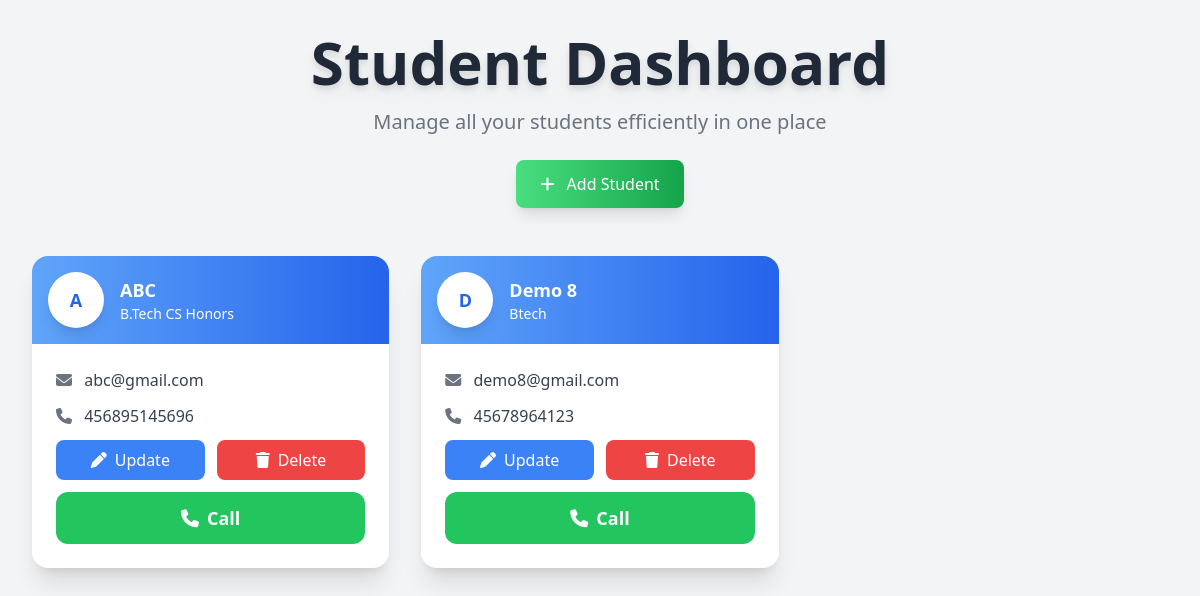
Before: /student/std/ with the older database file.
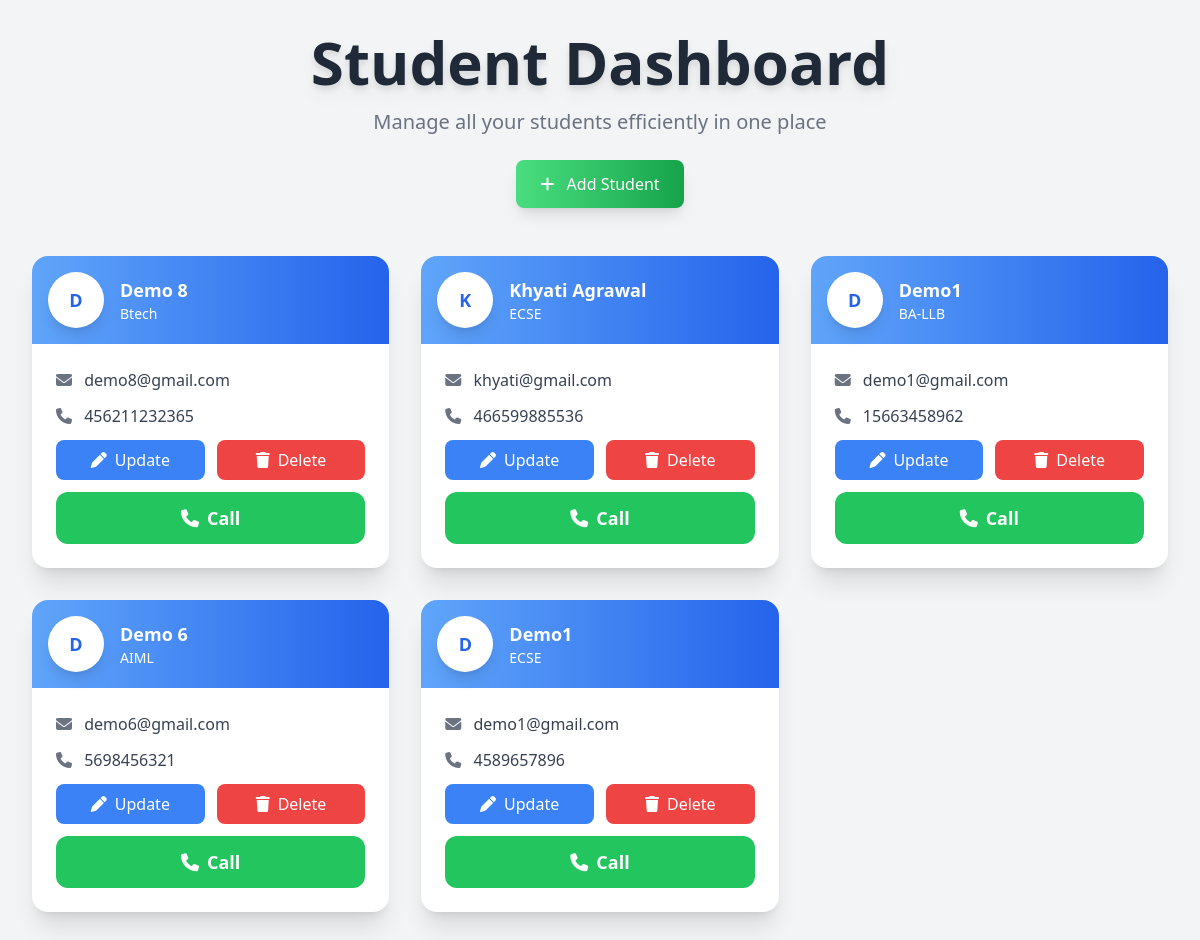
After: the same page with the newer database file.
### student/models.py (models this page shows)
class Student(models.Model):
    name = models.CharField(max_length=100)
    email = models.EmailField()
    phone_number = models.CharField(max_length=13)
    course = models.CharField(max_length=100, null=True, blank=True)

### student/views.py (the view)
# urls.py: path("std/",views.student_home, name="student_home"),
def student_home(request):
    students_data = Student.objects.all()
    print(students_data)
    data = {
        "students_data": students_data
    }
    return render(request,"student/student_home.html",data)

### templates/student/student_home.html (shortened to what this page needs)
<!DOCTYPE html>
<html lang="en">
<head>
<script src="https://cdn.tailwindcss.com"></script>
<link href="https://cdnjs.cloudflare.com/ajax/libs/font-awesome/6.4.0/css/all.min.css" rel="stylesheet">
</head>
<body class="bg-gray-100 min-h-screen p-8">
<div class="max-w-7xl mx-auto text-center mb-12">
  <h1 class="text-5xl md:text-6xl font-extrabold text-gray-800 mb-4 drop-shadow-lg">
    Student Dashboard
  </h1>
  <p class="text-gray-500 text-lg md:text-xl mb-6">
    Manage all your students efficiently in one place
  </p>
  <a href="{% url 'add_student' %}"
     class="inline-block bg-gradient-to-r from-green-400 to-green-600 text-white px-6 py-3 rounded-lg shadow-lg hover:scale-105 transition-transform">
    <i class="fas fa-plus mr-2"></i> Add Student
  </a>
</div>
<div class="max-w-7xl mx-auto grid grid-cols-1 sm:grid-cols-2 lg:grid-cols-3 gap-8">
{% for student in students_data %}
  <div class="bg-white rounded-2xl shadow-xl overflow-hidden hover:scale-105 transition-transform hover:shadow-2xl">
    <div class="bg-gradient-to-r from-blue-400 to-blue-600 p-4 flex items-center gap-4">
      <div class="w-14 h-14 rounded-full bg-white flex items-center justify-center text-blue-600 font-bold text-lg shadow-lg">
        {{ student.name|slice:":1" }}
      </div>
      <div>
        <h2 class="text-white font-bold text-lg">{{ student.name }}</h2>
        <p class="text-white text-sm">{{ student.course }}</p>
      </div>
    </div>
    <div class="p-6 space-y-3">
      <p class="text-gray-700">
        <i class="fas fa-envelope mr-2 text-gray-500"></i> {{ student.email }}
      </p>
      <p class="text-gray-700">
        <i class="fas fa-phone mr-2 text-gray-500"></i> {{ student.phone_number }}
      </p>
      <div class="grid grid-cols-2 gap-3 mt-4">
        <a href="{% url 'update_student' student.id %}"
           class="flex items-center justify-center gap-2 bg-blue-500 text-white px-3 py-2 rounded-lg hover:bg-blue-600 transition">
          <i class="fas fa-pen"></i> Update
        </a>
        <a href="{% url 'delete_student' student.id %}"
           class="flex items-center justify-center gap-2 bg-red-500 text-white px-3 py-2 rounded-lg hover:bg-red-600 transition">
          <i class="fas fa-trash"></i> Delete
        </a>
      </div>
      <a href="tel:{{ student.phone_number }}"
         class="flex items-center justify-center gap-2 bg-green-500 text-white px-4 py-3 rounded-xl text-lg font-semibold hover:bg-green-600 transition">
        <i class="fas fa-phone"></i> Call
      </a>
    </div>
  </div>
{% endfor %}
</div>
</body>
</html>

Changed rows visible on the page:
removed Student: name "A", name "ABC", course "B.Tech CS Honors", email "abc@gmail.com", phone_number "456895145696"
removed Student: name "D", name "Demo 8", course "Btech", email "demo8@gmail.com", phone_number "45678964123"
added Student: name "D", name "Demo 8", course "Btech", email "demo8@gmail.com", phone_number "456211232365"
added Student: name "K", name "Khyati Agrawal", course "ECSE", email "khyati@gmail.com", phone_number "466599885536"
added Student: name "D", name "Demo1", course "BA-LLB", email "demo1@gmail.com", phone_number "15663458962"
added Student: name "D", name "Demo 6", course "AIML", email "demo6@gmail.com", phone_number "5698456321"
added Student: name "D", name "Demo1", course "ECSE", email "demo1@gmail.com", phone_number "4589657896"
